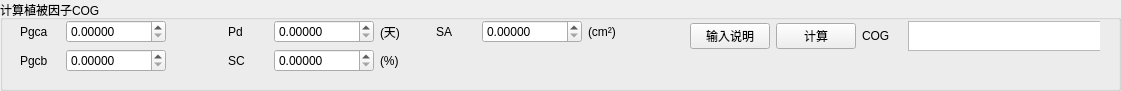
   <widget class="QGroupBox" name="groupBox_3">
    <property name="geometry">
     <rect>
      <x>10</x>
      <y>230</y>
      <width>1121</width>
      <height>91</height>
     </rect>
    </property>
    <property name="title">
     <string>计算植被因子COG</string>
    </property>
    <widget class="QWidget" name="layoutWidget">
     <property name="geometry">
      <rect>
       <x>690</x>
       <y>20</y>
       <width>410</width>
       <height>32</height>
      </rect>
     </property>
     <layout class="QHBoxLayout" name="horizontalLayout_20">
      <item>
       <widget class="QPushButton" name="pushButton_5">
        <property name="minimumSize">
         <size>
          <width>0</width>
          <height>0</height>
         </size>
        </property>
        <property name="text">
         <string>输入说明</string>
        </property>
       </widget>
      </item>
      <item>
       <widget class="QPushButton" name="COG_calculate">
        <property name="minimumSize">
         <size>
          <width>0</width>
          <height>0</height>
         </size>
        </property>
        <property name="text">
         <string>计算</string>
        </property>
       </widget>
      </item>
      <item>
       <widget class="QLabel" name="label_20">
        <property name="minimumSize">
         <size>
          <width>40</width>
          <height>0</height>
         </size>
        </property>
        <property name="maximumSize">
         <size>
          <width>40</width>
          <height>16777215</height>
         </size>
        </property>
        <property name="text">
         <string>COG</string>
        </property>
       </widget>
      </item>
      <item>
       <widget class="QTextBrowser" name="COG_result">
        <property name="minimumSize">
         <size>
          <width>200</width>
          <height>30</height>
         </size>
        </property>
        <property name="maximumSize">
         <size>
          <width>200</width>
          <height>30</height>
         </size>
        </property>
       </widget>
      </item>
     </layout>
    </widget>
    <widget class="QWidget" name="layoutWidget">
     <property name="geometry">
      <rect>
       <x>10</x>
       <y>20</y>
       <width>631</width>
       <height>52</height>
      </rect>
     </property>
     <layout class="QGridLayout" name="gridLayout_9">
      <item row="0" column="0">
       <layout class="QHBoxLayout" name="horizontalLayout_17">
        <item>
         <widget class="QLabel" name="label_16">
          <property name="minimumSize">
           <size>
            <width>40</width>
            <height>0</height>
           </size>
          </property>
          <property name="maximumSize">
           <size>
            <width>40</width>
            <height>16777215</height>
           </size>
          </property>
          <property name="text">
           <string>Pgca</string>
          </property>
         </widget>
        </item>
        <item>
         <widget class="QDoubleSpinBox" name="Pgca_value">
          <property name="minimumSize">
           <size>
            <width>100</width>
            <height>0</height>
           </size>
          </property>
          <property name="maximumSize">
           <size>
            <width>100</width>
            <height>16777215</height>
           </size>
          </property>
          <property name="decimals">
           <number>5</number>
          </property>
          <property name="maximum">
           <double>100000.000000000000000</double>
          </property>
         </widget>
        </item>
        <item>
         <widget class="QLabel" name="label_91">
          <property name="minimumSize">
           <size>
            <width>40</width>
            <height>0</height>
           </size>
          </property>
          <property name="maximumSize">
           <size>
            <width>40</width>
            <height>16777215</height>
           </size>
          </property>
          <property name="text">
           <string/>
          </property>
         </widget>
        </item>
       </layout>
      </item>
      <item row="0" column="1">
       <layout class="QHBoxLayout" name="horizontalLayout_15">
        <item>
         <widget class="QLabel" name="label_15">
          <property name="minimumSize">
           <size>
            <width>40</width>
            <height>0</height>
           </size>
          </property>
          <property name="maximumSize">
           <size>
            <width>40</width>
            <height>16777215</height>
           </size>
          </property>
          <property name="text">
           <string>Pd</string>
          </property>
         </widget>
        </item>
        <item>
         <widget class="QDoubleSpinBox" name="Pd_value">
          <property name="minimumSize">
           <size>
            <width>100</width>
            <height>0</height>
           </size>
          </property>
          <property name="maximumSize">
           <size>
            <width>100</width>
            <height>16777215</height>
           </size>
          </property>
          <property name="decimals">
           <number>5</number>
          </property>
          <property name="maximum">
           <double>100000.000000000000000</double>
          </property>
         </widget>
        </item>
        <item>
         <widget class="QLabel" name="label_47">
          <property name="minimumSize">
           <size>
            <width>40</width>
            <height>0</height>
           </size>
          </property>
          <property name="maximumSize">
           <size>
            <width>40</width>
            <height>16777215</height>
           </size>
          </property>
          <property name="text">
           <string>(天)</string>
          </property>
         </widget>
        </item>
       </layout>
      </item>
      <item row="0" column="2">
       <layout class="QHBoxLayout" name="horizontalLayout_16">
        <item>
         <widget class="QLabel" name="label_19">
          <property name="minimumSize">
           <size>
            <width>40</width>
            <height>15</height>
           </size>
          </property>
          <property name="maximumSize">
           <size>
            <width>40</width>
            <height>16777215</height>
           </size>
          </property>
          <property name="text">
           <string>SA</string>
          </property>
         </widget>
        </item>
        <item>
         <widget class="QDoubleSpinBox" name="SA_value">
          <property name="minimumSize">
           <size>
            <width>100</width>
            <height>0</height>
           </size>
          </property>
          <property name="maximumSize">
           <size>
            <width>100</width>
            <height>16777215</height>
           </size>
          </property>
          <property name="decimals">
           <number>5</number>
          </property>
          <property name="maximum">
           <double>100000.000000000000000</double>
          </property>
         </widget>
        </item>
        <item>
         <widget class="QLabel" name="label_48">
          <property name="minimumSize">
           <size>
            <width>40</width>
            <height>0</height>
           </size>
          </property>
          <property name="maximumSize">
           <size>
            <width>40</width>
            <height>16777215</height>
           </size>
          </property>
          <property name="text">
           <string>(cm²)</string>
          </property>
         </widget>
        </item>
       </layout>
      </item>
      <item row="1" column="0">
       <layout class="QHBoxLayout" name="horizontalLayout_18">
        <item>
         <widget class="QLabel" name="label_17">
          <property name="minimumSize">
           <size>
            <width>40</width>
            <height>0</height>
           </size>
          </property>
          <property name="maximumSize">
           <size>
            <width>40</width>
            <height>16777215</height>
           </size>
          </property>
          <property name="text">
           <string>Pgcb</string>
          </property>
         </widget>
        </item>
        <item>
         <widget class="QDoubleSpinBox" name="Pgcb_value">
          <property name="minimumSize">
           <size>
            <width>100</width>
            <height>0</height>
           </size>
          </property>
          <property name="maximumSize">
           <size>
            <width>100</width>
            <height>16777215</height>
           </size>
          </property>
          <property name="decimals">
           <number>5</number>
          </property>
          <property name="maximum">
           <double>100000.000000000000000</double>
          </property>
         </widget>
        </item>
        <item>
         <widget class="QLabel" name="label_92">
          <property name="minimumSize">
           <size>
            <width>40</width>
            <height>0</height>
           </size>
          </property>
          <property name="maximumSize">
           <size>
            <width>40</width>
            <height>16777215</height>
           </size>
          </property>
          <property name="text">
           <string/>
          </property>
         </widget>
        </item>
       </layout>
      </item>
      <item row="1" column="1">
       <layout class="QHBoxLayout" name="horizontalLayout_19">
        <item>
         <widget class="QLabel" name="label_18">
          <property name="minimumSize">
           <size>
            <width>40</width>
            <height>0</height>
           </size>
          </property>
          <property name="maximumSize">
           <size>
            <width>40</width>
            <height>16777215</height>
           </size>
          </property>
          <property name="text">
           <string>SC</string>
          </property>
         </widget>
        </item>
        <item>
         <widget class="QDoubleSpinBox" name="SC_value">
          <property name="minimumSize">
           <size>
            <width>100</width>
            <height>0</height>
           </size>
          </property>
          <property name="maximumSize">
           <size>
            <width>100</width>
            <height>16777215</height>
           </size>
          </property>
          <property name="decimals">
           <number>5</number>
          </property>
          <property name="maximum">
           <double>100000.000000000000000</double>
          </property>
         </widget>
        </item>
        <item>
         <widget class="QLabel" name="label_49">
          <property name="minimumSize">
           <size>
            <width>40</width>
            <height>0</height>
           </size>
          </property>
          <property name="maximumSize">
           <size>
            <width>40</width>
            <height>16777215</height>
           </size>
          </property>
          <property name="text">
           <string>(%)</string>
          </property>
         </widget>
        </item>
       </layout>
      </item>
     </layout>
    </widget>
   </widget>
